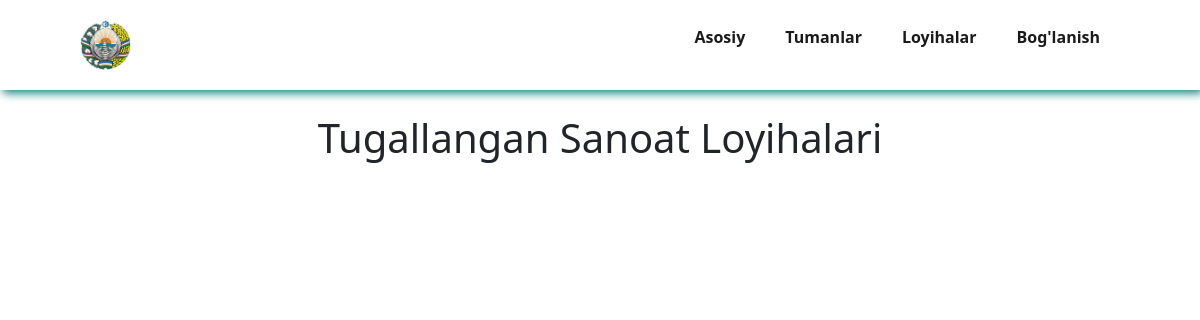
Before: /sanoat_tick/ with the older database file.
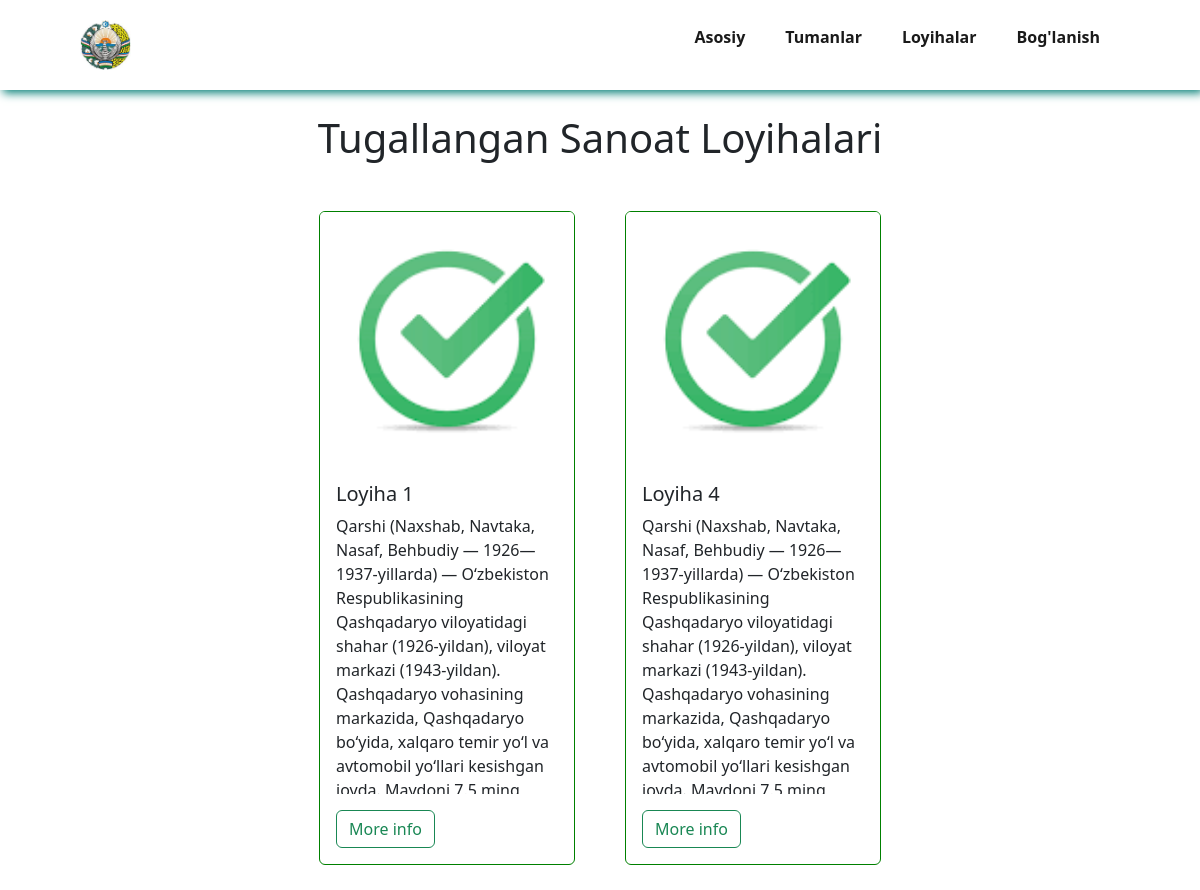
After: the same page with the newer database file.
### app/models.py (models this page shows, shortened)
class Loyihalar(models.Model):
    image1 = models.ImageField('upload_to/Loyihalar/')
    image2 = models.ImageField('upload_to/Loyihalar/')
    image3 = models.ImageField('upload_to/Loyihalar/')
    title = models.CharField(max_length=155)
    description = models.TextField()
    state = models.ForeignKey(to=Holati, on_delete=models.CASCADE)
    loyiha_turi = models.ForeignKey(to=Loyiha_turlari, on_delete=models.CASCADE)
    time = models.DateTimeField(auto_now_add=True)
    time = models.DateTimeField(auto_now_add=True)
    class Meta:
        verbose_name = 'Loyiha'
        verbose_name_plural = 'Loyihalar'

### app/views.py (the view)
# urls.py: path('sanoat_tick/', SanoatTick.as_view(), name='sanoat_tick'),
class SanoatTick(ListView):
    model = Loyihalar
    loyiha = Loyihalar.objects.all()
    template_name = 'loyiha/tugallangan/sanoat.html'

### templates/loyiha/tugallangan/sanoat.html (shortened to what this page needs)
{% load static %}
<!DOCTYPE html>
<html lang="en">
<head>
  <link rel="stylesheet" href="https://cdn.jsdelivr.net/npm/bootstrap-icons@1.10.5/font/bootstrap-icons.css">
  <link href="https://cdn.jsdelivr.net/npm/bootstrap@5.3.0/dist/css/bootstrap.min.css" rel="stylesheet"
>
</head>
<body>
  <section id="header">
    <a href="{% url 'index' %}"><img src="{% static 'img/gerb.jpeg' %}" class="images" alt=""></a>
    <div>
      <ul id="navbar">
        <li><a href="{% url 'index' %}">Asosiy</a></li>
        <li><a href="{% url 'tuman' %}">Tumanlar</a></li>
        <li><a href="{% url 'threepage' %}">Loyihalar</a></li>
        <li><a href="{% url 'contact' %}">Bog'lanish</a></li>
      </ul>
    </div>
  </section>
  {% block content %}
  <h1 class="heading2">Tugallangan Sanoat Loyihalari</h1>
  <div class="bodydiv">
    <div class="maindiv">
        {% for loyihalar in loyihalar_list %}
            {% if loyihalar.state.title == 'Tugallangan' %}
                {% if loyihalar.loyiha_turi.title == 'Sanoat loyihalari' %}
                  <div class="card" style="width: 16rem;">
                    <img src="{{ loyihalar.image1.url }}" class="card-img-top" alt="...">
                    <div class="card-body">
                      <h5 class="card-title">{{ loyihalar.title }}</h5>
                      <p class="card-text">{{ loyihalar.description  }}</p>
                      <a href="{% url 'loyiha_single' loyihalar.pk %}" class="btn btn-outline-success">More info</a>
                    </div>
                  </div>
                {% endif %}
            {% endif %}
        {% endfor %}
    </div>
  </div>
  {% endblock content %}
</body>
</html>

Changed rows visible on the page:
added Loyihalar: image1 (picture), title "Loyiha 1", description "Qarshi (Naxshab, Navtaka, Nasaf, Behbudiy — 1926—1937-yillarda) — Oʻzbekiston Respublikasining Qashqadaryo viloyatidagi shahar (1926-yildan), viloyat markazi (1943-yildan). Qashqadaryo vohasining markazida, Qashqadaryo boʻyida, xalqaro temir yoʻl va avtomobil yoʻllari kesishgan…"
added Loyihalar: image1 (picture), title "Loyiha 4", description "Qarshi (Naxshab, Navtaka, Nasaf, Behbudiy — 1926—1937-yillarda) — Oʻzbekiston Respublikasining Qashqadaryo viloyatidagi shahar (1926-yildan), viloyat markazi (1943-yildan). Qashqadaryo vohasining markazida, Qashqadaryo boʻyida, xalqaro temir yoʻl va avtomobil yoʻllari kesishgan…"
